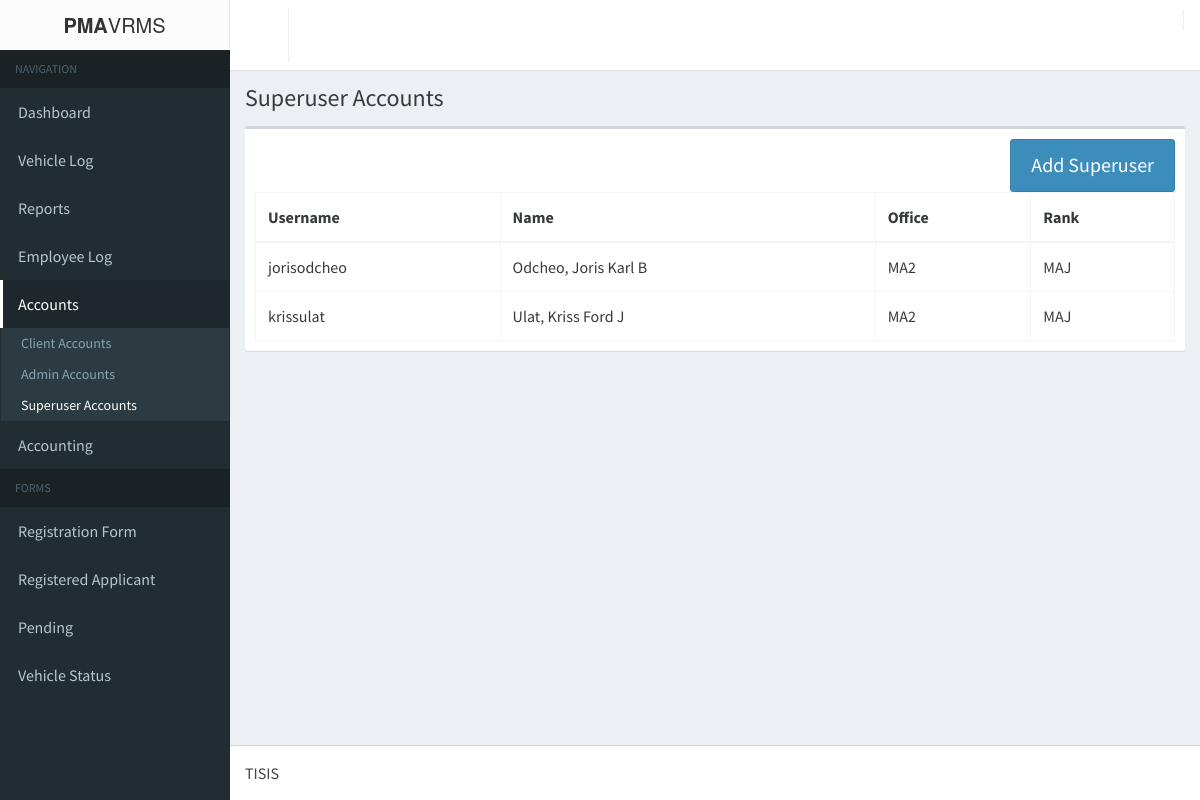
The app's page /pma-vrmsSuperAdmin/login/accounts_superuser_page.php with its own data.
### tables this page shows
CREATE TABLE IF NOT EXISTS `accounts` (
  `id` int(100) NOT NULL AUTO_INCREMENT,
  `name` varchar(100) NOT NULL,
  `office` varchar(100) NOT NULL,
  `type` varchar(255) NOT NULL,
  `rank` varchar(100) NOT NULL,
  `username` varchar(100) NOT NULL,
  `password` varchar(100) NOT NULL,
  `level` int(100) NOT NULL,
  `flag` int(11) NOT NULL,
  PRIMARY KEY (`id`)
);

### pma-vrmsSuperAdmin/login/accounts_superuser_page.php (the view, shortened to what this page needs)
<!DOCTYPE html>
<html>
<head>
	<link rel="stylesheet" href="../bootstrap/css/bootstrap.min.css">
    <link rel="stylesheet" href="../fonts/font-awesome.min.css">
    <link rel="stylesheet" href="../css/style-main.min.css">
    <link rel="stylesheet" href="../bootstrap/css/jquery.bdt.css">
    <link rel="stylesheet" href="../css/skin.min.css">
    <link rel="stylesheet" type="text/css" href="../css/print.css">
</head>
<body class="hold-transition skin-black sidebar-mini">
    <div class="wrapper">
      <header class="main-header">
        <div class="logo">
          <span class="logo-lg"><b>PMA</b>VRMS</span>
        </div>
        <nav class="navbar navbar-static-top" role="navigation">
          <a href="#" class="sidebar-toggle" data-toggle="offcanvas" role="button">
          </a>
        </nav>
      </header>
      <aside class="main-sidebar">
        <section class="sidebar">
          <ul class="sidebar-menu">
            <li class="header">NAVIGATION</li>
            <li class=""><a href="../index.php"><i class="glyphicon glyphicon-dashboard"></i> <span>Dashboard</span></a></li>
            <li class=""><a href="../vehicleLog.php"><i class="glyphicon glyphicon-road"></i> <span>Vehicle Log</span></a></li>
            <li><a href="../reports.php"><i class="glyphicon glyphicon-flag"></i> <span>Reports</span></a></li>
            <li class=""><a href="../login/logbook_page.php"><i class="glyphicon glyphicon-user"></i> <span>Employee Log</span></a></li>
						<li class="treeview active">
							<a href="#"><i class="glyphicon glyphicon-plus"></i>
								<span>Accounts</span>
							</a>
							<ul class="treeview-menu">
								<li><a href="accounts_client_page.php">Client Accounts</a></li>
								<li><a href="accounts_admin_page.php">Admin Accounts</a></li>
								<li class="active"><a href="accounts_superuser_page.php">Superuser Accounts</a></li>
							</ul>
						</li>
            <li class="treeview">
              <a href="#"><i class="glyphicon glyphicon-list-alt"></i> <span>Accounting</span> <i class="glyphicon glyphicon-chevron-down pull-right"></i></a>
            </li>
            <li class="header">FORMS</li>
            <li class="treeview">
              <a href="#"><i class="glyphicon glyphicon-list-alt"></i> <span>Registration Form</span> <i class="glyphicon glyphicon-chevron-down pull-right"></i></a>
            </li>
            <li class="treeview">
              <a href="#"><i class="glyphicon glyphicon-ok-circle"></i> <span>Registered Applicant</span> <i class="glyphicon glyphicon-chevron-down pull-right"></i></a>
            </li>
            <li class="treeview">
              <a href="#"><i class="glyphicon glyphicon-option-horizontal"></i> <span>Pending</span> <i class="glyphicon glyphicon-chevron-down pull-right"></i></a>
            </li>
            <li class="treeview">
              <a href="#"><i class="glyphicon glyphicon-ok-circle"></i> <span>Vehicle Status</span> <i class="glyphicon glyphicon-chevron-down pull-right"></i></a>
            </li>
          </ul>
        </section>
      </aside>
      <div class="content-wrapper">
        <section class="content-header">
          <h1>
            Superuser Accounts
          </h1>
        </section>
        <section class="content">
		<div class="'container">
			<div class="row">
				<div class="col-md-12">
                    <div class="box">
                        <div class="box-body">
													<button class="btn btn-primary btn-lg pull-right" data-toggle="modal"
														data-target="#superuserAccount">
														Add Superuser
													</button>
														<table class="table table-bordered table-hover" id="superuserAccounts-table">
															<thead>
																<th>Username</th>
																<th>Name</th>
																<th>Office</th>
																<th>Rank</th>
															</thead>
															<tbody>
																<?php
																	$dbc = mysqli_connect('localhost', 'root', '', 'pma-vrms')
																		or die ('Error connecting to MySQL server.');
																	$query = "SELECT username, name, office, rank
																						FROM accounts
																						WHERE level = 3";
																	$result = mysqli_query($dbc, $query)
																		or die ('Error querying database.');
																	while ($row = mysqli_fetch_array($result)) {
																		$username = $row['username'];
																		$name = $row['name'];
																		$office = $row['office'];
																		$rank = $row['rank'];
																?>
																	<tr>
																		<td><?php echo $username; ?></td>
																		<td><?php echo $name; ?></td>
																		<td><?php echo $office; ?></td>
																		<td><?php echo $rank; ?></td>
																	</tr>
																<?php
																	}
																?>
															</tbody>
														</table>
                        </div>
                    </div>
                </div>
</section>
        <br/><br/>
        </div>
      <footer class="main-footer">
        TISIS
      </footer>
    </div>
</body>
</html>

### records on screen
accounts: username "jorisodcheo", name "Odcheo, Joris Karl B", office "MA2", rank "MAJ"
accounts: username "krissulat", name "Ulat, Kriss Ford J", office "MA2", rank "MAJ"
